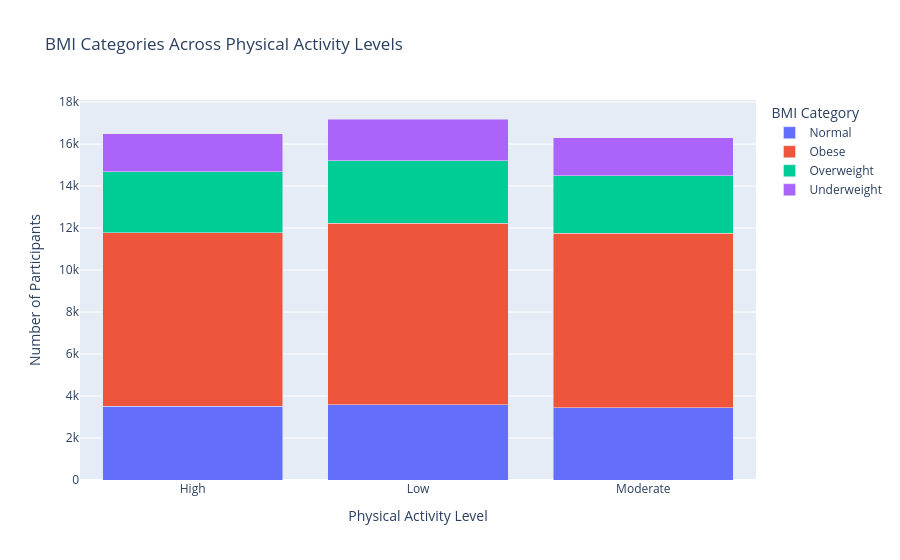

The notebook cell this image was saved under:
### Markdown cell above
<h4 style="color:#4CAF50;">Visulaization- Stacked Bar chart </h4>

### Code cell
activity_bmi_plot = pd.crosstab(
    df['Physical_Activity_Level'],
    df['BMI_Category']
).reset_index()

fig = px.bar(
    activity_bmi_plot,
    x='Physical_Activity_Level',
    y=activity_bmi_plot.columns[1:],
    title='BMI Categories Across Physical Activity Levels',
    labels={
        'Physical_Activity_Level': 'Physical Activity Level',
        'value': 'Number of Participants',
        'variable': 'BMI Category'
    },
    barmode='stack'
)

fig.show()

### Figure 1 — Plotly figure (JSON) as saved in the notebook; plotly's stock layout.template omitted (floating-point values rounded to 4 significant figures)
{"data": [{"hovertemplate": "BMI Category=Normal<br>Physical Activity Level=%{x}<br>Number of Participants=%{y}<extra></extra>", "legendgroup": "Normal", "marker": {"color": "#636efa", "pattern": {"shape": ""}}, "name": "Normal", "orientation": "v", "showlegend": true, "textposition": "auto", "type": "bar", "x": ["High", "Low", "Moderate"], "xaxis": "x", "y": [3524, 3594, 3453], "yaxis": "y"}, {"hovertemplate": "BMI Category=Obese<br>Physical Activity Level=%{x}<br>Number of Participants=%{y}<extra></extra>", "legendgroup": "Obese", "marker": {"color": "#EF553B", "pattern": {"shape": ""}}, "name": "Obese", "orientation": "v", "showlegend": true, "textposition": "auto", "type": "bar", "x": ["High", "Low", "Moderate"], "xaxis": "x", "y": [8240, 8629, 8296], "yaxis": "y"}, {"hovertemplate": "BMI Category=Overweight<br>Physical Activity Level=%{x}<br>Number of Participants=%{y}<extra></extra>", "legendgroup": "Overweight", "marker": {"color": "#00cc96", "pattern": {"shape": ""}}, "name": "Overweight", "orientation": "v", "showlegend": true, "textposition": "auto", "type": "bar", "x": ["High", "Low", "Moderate"], "xaxis": "x", "y": [2923, 2974, 2749], "yaxis": "y"}, {"hovertemplate": "BMI Category=Underweight<br>Physical Activity Level=%{x}<br>Number of Participants=%{y}<extra></extra>", "legendgroup": "Underweight", "marker": {"color": "#ab63fa", "pattern": {"shape": ""}}, "name": "Underweight", "orientation": "v", "showlegend": true, "textposition": "auto", "type": "bar", "x": ["High", "Low", "Moderate"], "xaxis": "x", "y": [1815, 1996, 1807], "yaxis": "y"}], "layout": {"barmode": "stack", "legend": {"title": {"text": "BMI Category"}, "tracegroupgap": 0}, "title": {"text": "BMI Categories Across Physical Activity Levels"}, "xaxis": {"anchor": "y", "domain": [0, 1], "title": {"text": "Physical Activity Level"}}, "yaxis": {"anchor": "x", "domain": [0, 1], "title": {"text": "Number of Participants"}}}}
